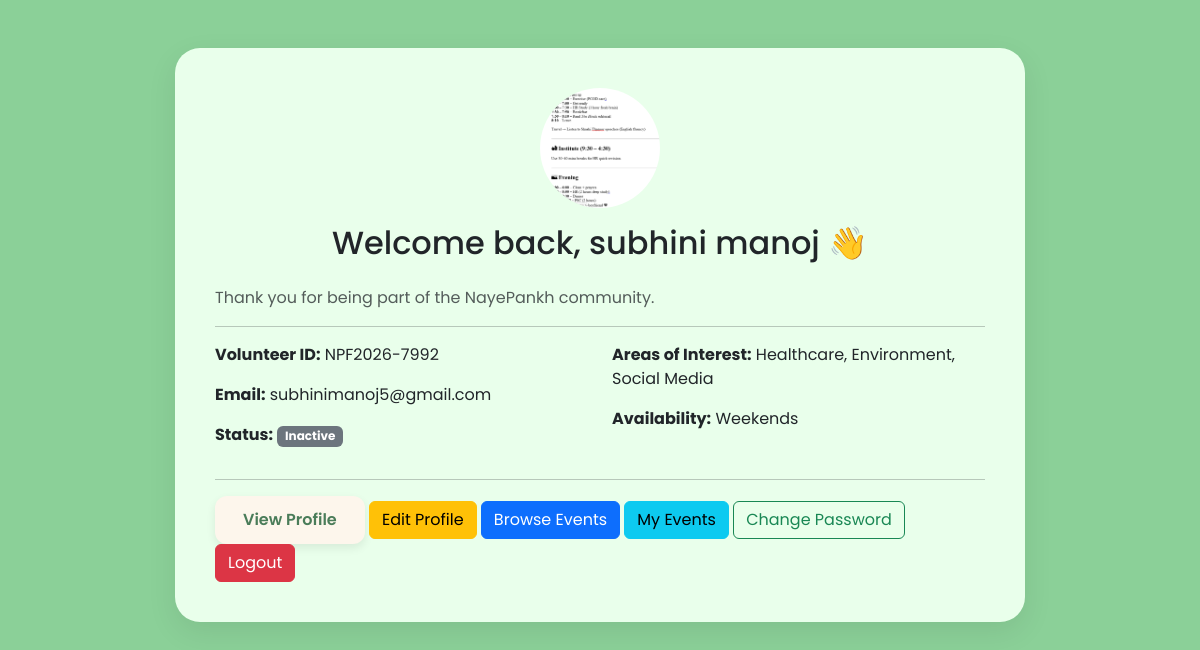
Screenshot of /volunteer/dashboard.php (signed in) with the database file from the repository.
### tables this page shows
CREATE TABLE `volunteers` (
  `volunteer_id` int(11) NOT NULL,
  `volunteer_code` varchar(20) DEFAULT NULL,
  `full_name` varchar(100) NOT NULL,
  `email` varchar(100) NOT NULL,
  `phone` varchar(15) NOT NULL,
  `gender` enum('Male','Female','Other') DEFAULT NULL,
  `dob` date DEFAULT NULL,
  `address` text DEFAULT NULL,
  `skills` varchar(255) DEFAULT NULL,
  `availability` varchar(100) DEFAULT NULL,
  `password` varchar(255) NOT NULL,
  `profile_photo` varchar(255) DEFAULT NULL,
  `created_at` timestamp NOT NULL DEFAULT current_timestamp(),
  `status` enum('Pending','Approved','Inactive') DEFAULT 'Pending',
  `profile_picture` varchar(255) DEFAULT NULL
);

### volunteer/dashboard.php (the view, shortened to what this page needs)
<?php
include '../config/db.php';
$id = $_SESSION['volunteer_id'];
$stmt = $conn->prepare("SELECT * FROM volunteers WHERE volunteer_id=?");
$stmt->bind_param("i", $id);
$stmt->execute();
$result = $stmt->get_result();
$volunteer = $result->fetch_assoc();
?>
<!DOCTYPE html>
<html lang="en">
<head>
    <link href="https://cdn.jsdelivr.net/npm/bootstrap@5.3.3/dist/css/bootstrap.min.css"
          rel="stylesheet">
    <link rel="stylesheet"
          href="../assets/css/style.css">
</head>
<body class="registration-section">
<div class="container py-5">
    <div class="registration-card mx-auto">
        <div class="text-center mb-4">
    <?php if(!empty($volunteer['profile_picture'])) { ?>
        <img src="../uploads/profiles/<?php echo $volunteer['profile_picture']; ?>"
             alt="Profile Picture"
             class="rounded-circle mb-3"
             width="120"
             height="120"
             style="object-fit: cover;">
    <?php } else { ?>
        <img src="https://via.placeholder.com/120"
             alt="Default Profile"
             class="rounded-circle mb-3">
    <?php } ?>
    <h2>
        Welcome back,
        <?php echo htmlspecialchars($volunteer['full_name']); ?> 👋
    </h2>
</div>
        <p class="text-muted">
            Thank you for being part of the NayePankh community.
        </p>
        <hr>
        <div class="row">
            <div class="col-md-6">
                <p>
                    <strong>Volunteer ID:</strong>
                    <?php echo $volunteer['volunteer_code']; ?>
                </p>
                <p>
                    <strong>Email:</strong>
                    <?php echo htmlspecialchars($volunteer['email']); ?>
                </p>
                <p>
                    <strong>Status:</strong>
                    <?php
if($volunteer['status']=="Approved"){
    echo '<span class="badge bg-success">Approved</span>';
}
elseif($volunteer['status']=="Pending"){
    echo '<span class="badge bg-warning text-dark">Pending</span>';
}
else{
    echo '<span class="badge bg-secondary">Inactive</span>';
}
?>
                </p>
            </div>
            <div class="col-md-6">
                <p>
                    <strong>Areas of Interest:</strong>
                    <?php echo htmlspecialchars($volunteer['skills']); ?>
                </p>
                <p>
                    <strong>Availability:</strong>
                    <?php echo htmlspecialchars($volunteer['availability']); ?>
                </p>
            </div>
        </div>
        <hr>
        <a href="profile.php" class="btn btn-success">
    View Profile
</a>
<a href="edit_profile.php" class="btn btn-warning">
    Edit Profile
</a>
<a href="events.php" class="btn btn-primary">
    Browse Events
</a>
<a href="my_events.php" class="btn btn-info">
    My Events
</a>
<a href="change_password.php" class="btn btn-outline-success">
    Change Password
</a>
<a href="logout.php" class="btn btn-danger">
    Logout
</a>
    </div>
</div>
</body>
</html>

### assets/css/style.css (style rules this page uses)
body { font-family: 'Poppins', sans-serif; background-color: #F8FAFC; }
.btn-success { background-color: #FDF6EC; color: #4A7C59; border: none; border-radius: 12px; padding: 12px 28px; font-weight: 600; transition: all 0.3s ease; box-shadow: 0 4px 10px rgba(0,0,0,0.08); }
.registration-section { background-color: #8bd098; min-height: 100vh; }
.registration-card { max-width: 850px; background: rgb(233, 255, 235); border-radius: 25px; padding: 40px; box-shadow: 0 10px 30px rgba(0,0,0,0.08); }

### rows the page displays
volunteers: profile_picture (picture), full_name "subhini manoj", volunteer_code "NPF2026-7992", email "subhinimanoj5@gmail.com", skills "Healthcare, Environment, Social Media", availability "Weekends"
